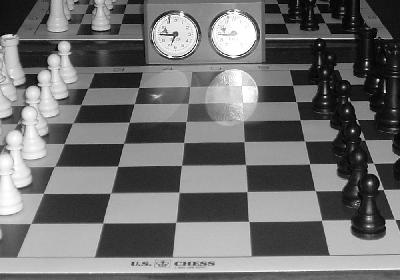
%> input picture lab4/ex3/data/chess.jpg, 400 x 280 px
$ octave solution.m   (GNU Octave 9; MATLAB toolbox functions it lacks are replaced by stand-ins)
%> lines starting %> are read from the running program, lines starting %| are printed output that depends on the picture
### lab4/ex1/myhoughline.m
function myhoughline(image, rho, theta_degrees, plot_image)

    % optional parameter to plot the image
    % by default, plot both the image and the line
    switch nargin
        case 3
            plot_image = true;
    end

    % NB: the hough function express theta in degrees...
    % we need to convert it to radiants to use the Matlab sin and cos
    theta_radians = deg2rad(theta_degrees);

    % normal polar coordinates express the angles in anti-clockwise direction
    % in our system, angles are expressed clockwise direction
    theta = - theta_radians;

    % extract dimension of the image... used later
    [pixels_y, pixels_x] = size(image);

    % handle vertical lines
    if theta == 0
        % this is a vertical line... x is fixed, y goes through all the image
        y = 1:pixels_y;
        x = ones(size(y)) * rho;
    else
        % we only need to plot the line on the image... so it makes sense to
        % only use x from 0 (the origin) to the number of pixels on the x axis
        x = 1:pixels_x;

        % compute the y for each given x
        normal_y = (rho - x * cos(theta)) / sin(theta);

        % normal polar coordinates have the origin in the bottom-left corner
        % our system has the origin in the top-left corner and the y-axis is flipped
        y = - normal_y;
    end

    % plot the image
    if plot_image
        figure;
        imshow(image);
    end

    % plot the line
    hold on;
    plot(x, y, 'r', 'LineWidth', 1);
    hold off;
end

### lab4/ex3/solution.m
clf; close all;
clear;

% load the function myhoughline of exercise 1
addpath(genpath('../ex1'));

% load the image
chess_rgb = imread('data/chess.jpg');
%> chess_rgb is the input picture: size 280x400x3 uint8; min 0, max 255, mean 112.1
chess = rgb2gray(chess_rgb);

% compute the edges using the Canny algorithm
edges = edge(chess, 'canny');
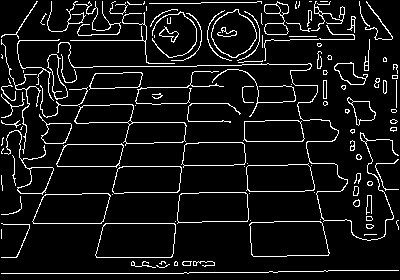
%> edges: size 280x400 logical; 8.1% white in thin lines or dots

% hough transform
[accumulator, theta, rho] = hough(edges);
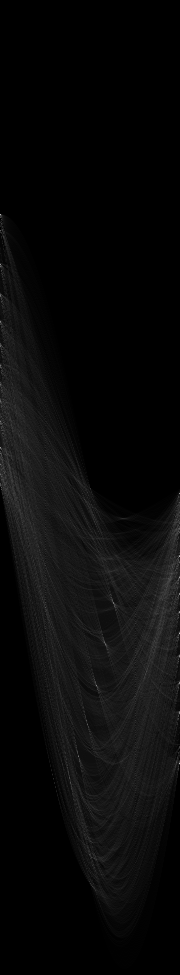
%> accumulator: size 975x180 double; min 0, max 191, mean 9.2
%> theta = 180 values from -90 to 89; rho = 975 values from -487 to 487

% find the maximum peak and show it in Hough space
peak = houghpeaks(accumulator, 1);
%> peak = [764 180]
hough_plot(peak, accumulator, theta, rho);
%> in hough_plot, `imshow(imadjust(rescale(accumulator)), 'XData', theta, 'YData', rho, '..`:
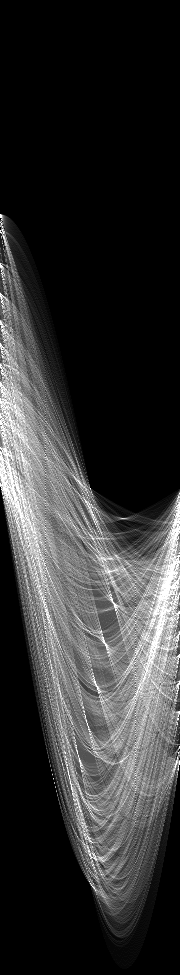
%> displayed picture: size 975x180, on the screen's scale of 0 to 255; min 0, max 255, mean 50.7
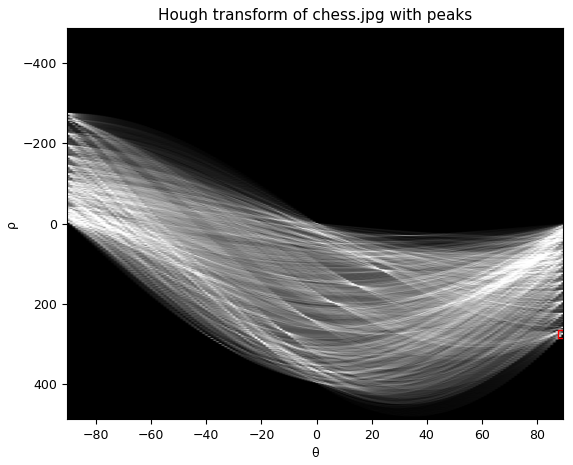
%> figure redrawn from the program's plot data
saveas(gcf, 'top_peak', 'png');

% find the top 15 peaks and show them in Hough space
peaks = houghpeaks(accumulator, 15);
%> peaks = 15 rows, first 12: [764 180; 634 180; 557 180; 578 180; 448 1; 494 180; 613 180; 265 1; 595 180; 657 180; 683 180; 686 97]
hough_plot(peaks, accumulator, theta, rho);
saveas(gcf, 'top_15_peaks', 'png');

% image of chess + lines
figure;
imshow(chess);
for k = 1:length(peaks)
    current_rho = rho(peaks(k, 1));
    current_theta = theta(peaks(k, 2));
    myhoughline(chess, current_rho, current_theta, false);
end
%> this loop made 15 passes
%> (current_rho, current_theta, theta_radians in myhoughline, theta in myhoughline) on passes 1 to 12: (276, 89, 1.55, -1.55), (146, 89, 1.55, -1.55), (69, 89, 1.55, -1.55), (90, 89, 1.55, -1.55), (-40, -90, -1.57, 1.57), (6, 89, 1.55, -1.55), (125, 89, 1.55, -1.55), (-223, -90, -1.57, 1.57), (107, 89, 1.55, -1.55), (169, 89, 1.55, -1.55), (195, 89, 1.55, -1.55), (198, 6, 0.105, -0.105)
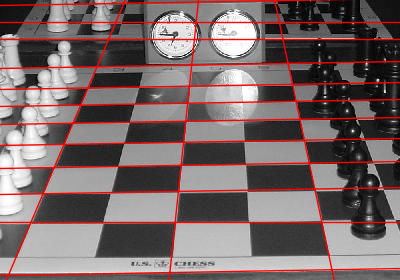
%> figure redrawn from the program's plot data
saveas(gcf, 'chess_with_lines', 'png');

% some nice extra plot ;-)
figure;
subplot(2, 2, 1);
imshow(chess);
subplot(2, 2, 2);
imshow(edges);
subplot(2, 2, 3);
imshow(chess);
subplot(2, 2, 4);
imshow(edges);
for k = 1:length(peaks)
    current_rho = rho(peaks(k, 1));
    current_theta = theta(peaks(k, 2));
    for plot = [3, 4]
        subplot(2, 2, plot);
        myhoughline(chess, current_rho, current_theta, false);
    end
end
%> this loop made 15 passes
%> (current_rho, current_theta) on passes 1 to 12: (276, 89), (146, 89), (69, 89), (90, 89), (-40, -90), (6, 89), (125, 89), (-223, -90), (107, 89), (169, 89), (195, 89), (198, 6)
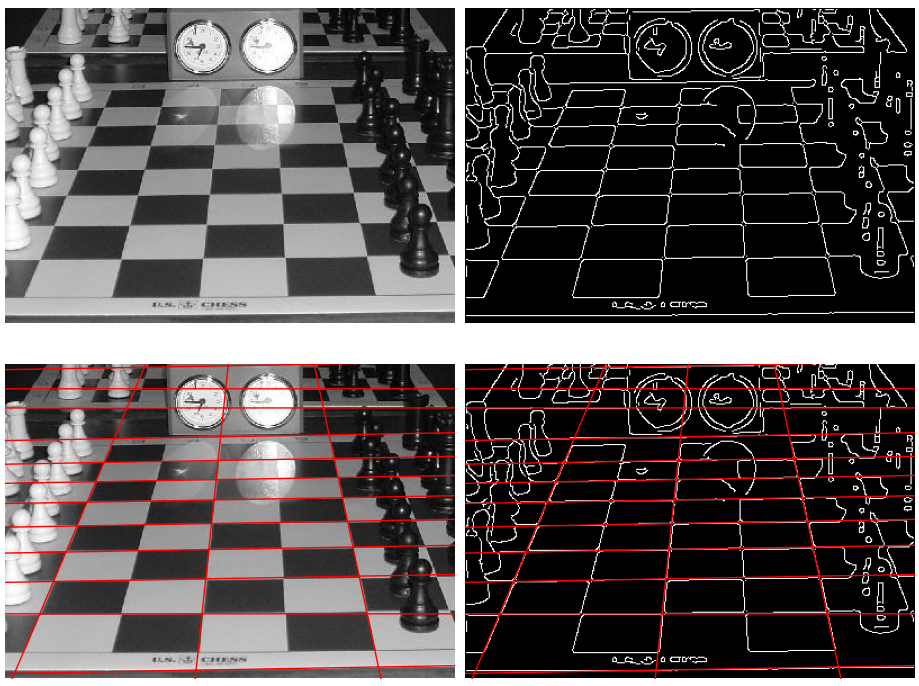
%> figure redrawn from the program's plot data, 4 panels
saveas(gcf, 'comparison', 'png');

function hough_plot(peaks, accumulator, theta, rho)
    figure;
    imshow(imadjust(rescale(accumulator)), 'XData', theta, 'YData', rho, 'InitialMagnification', 'fit');
    title('Hough transform of chess.jpg with peaks');
    xlabel('\theta');
    ylabel('\rho');
    axis on;
    axis normal;
    hold on;
    plot(theta(peaks(:, 2)), rho(peaks(:, 1)), 's', 'color', 'red');
    hold off;
end
